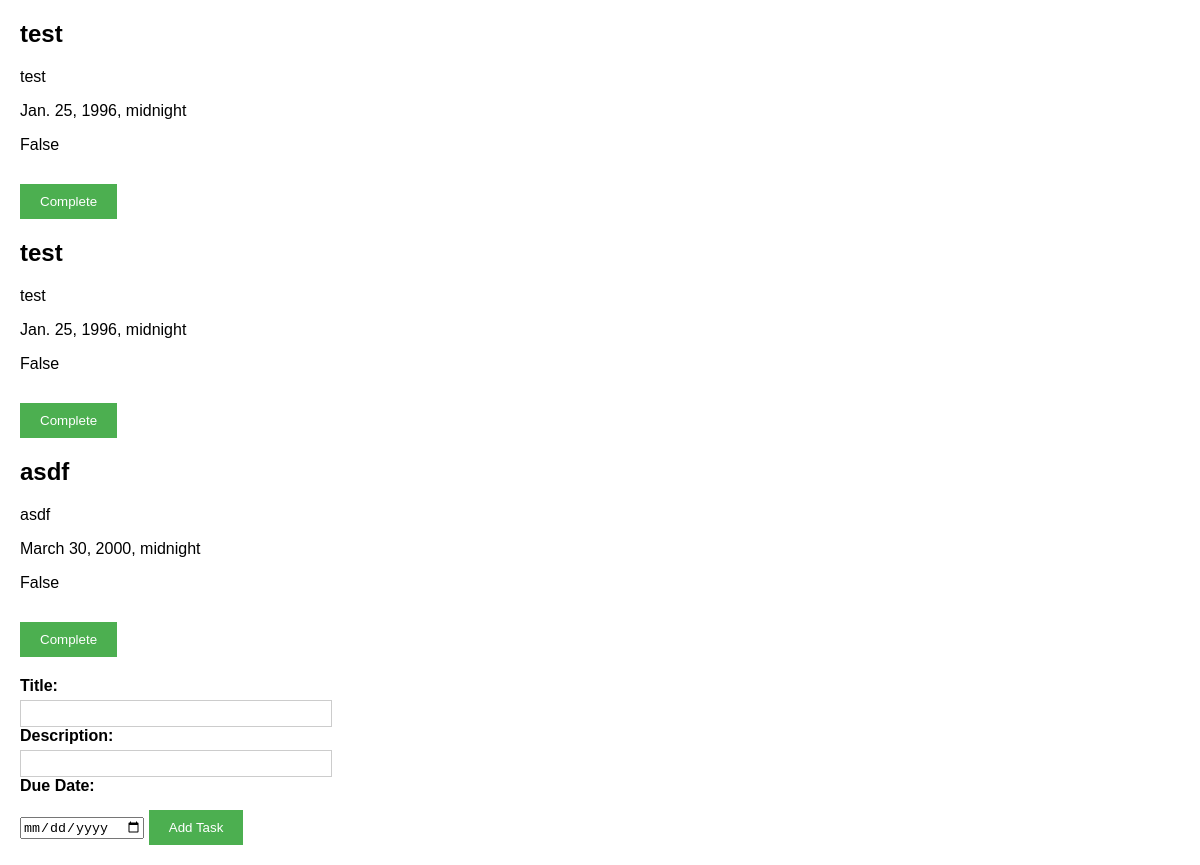
The page /Damian/tasks on the database as committed earlier.
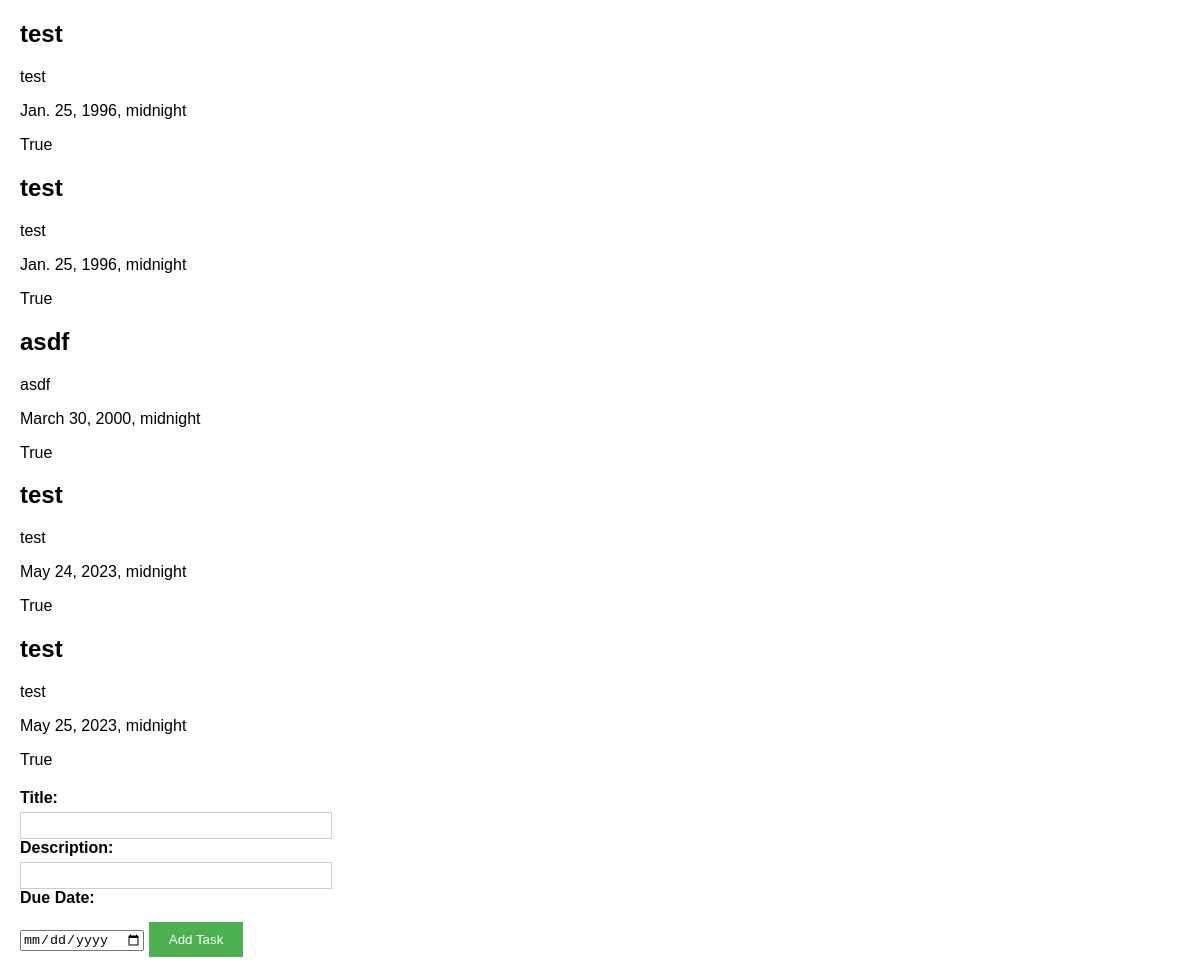
The same page on the database as committed later.
### tasks/models.py (models this page shows, shortened)
class Task(models.Model):
    name = models.CharField(max_length=200)
    description = models.CharField(max_length=200)
    date_created = models.DateTimeField('date created', auto_now_add=True)
    date_due = models.DateTimeField('date due', null=True)
    date_completed = models.DateTimeField('date completed', null=True)
    completed = models.BooleanField(default=False)
    user = models.ForeignKey('User', on_delete=models.CASCADE)

### tasks/views.py (the view)
# urls.py: path('<str:user_name>/tasks', views.IndexView, name='user'),
def IndexView(request, user_name):
    user_name = request.path.split('/')[1]
    user, created = User.objects.get_or_create(name=user_name)
    template_name = 'tasks/tasklist.html'
    context_object_name = 'task_list'
    queryset = Task.objects.filter(user=user.id)
    return render(request, template_name, {'task_list': queryset})

### tasks/templates/tasks/tasklist.html (shortened to what this page needs)
<!DOCTYPE html>
{% load static %}
<html>
    <head>
        <link rel="stylesheet" type="text/css" href="{% static 'tasks/style.css' %}">
    </head>
    <body>
        {% for task in task_list.all %}
        <div class="task">
            <h2>{{ task.name }}</h2>
            <p>{{ task.description }}</p>
            <p>{{ task.date_due }}</p>
            <p>{{ task.completed }}</p>
            {% if task.completed == False %}
                <form action="/task/complete" method="post">
                    <button type="submit">Complete</button>
                </form>
            {% endif %}
        </div>
        {% endfor %}
        <form action="/task" method="post">
        <label for="title">Title:</label>
        <input type="text" id="title" name="title" required>
        <label for="description">Description:</label>
        <input type="text" id="description" name="description" required>
        <label for="due_date">Due Date:</label>
        <input type="date" id="due_date" name="due_date" required>
        <button type="submit">Add Task</button>
        </form>
    </body>
</html>

### tasks/static/tasks/style.css (style rules this page uses)
body { font-family: Arial, sans-serif; margin: 20px; }
form { margin-top: 20px; }
label { display: block; margin-bottom: 5px; font-weight: bold; }
input[type="text"], input[type="email"] { padding: 5px; width: 300px; border: 1px solid #ccc; }
button { margin-top: 10px; padding: 10px 20px; background-color: #4CAF50; color: #fff; border: none; cursor: pointer; }

Rows that differ between the two databases and show on the page:
changed Task (number 1 of 5 on the later page): completed "False" → "True"; no longer shows "Complete"
changed Task (number 2 of 5 on the later page): completed "False" → "True"; no longer shows "Complete"
changed Task "asdf": completed "False" → "True"; no longer shows "Complete"
added Task: name "test", description "test", date_due "May 24, 2023, midnight", completed "True"
added Task: name "test", description "test", date_due "May 25, 2023, midnight", completed "True"
